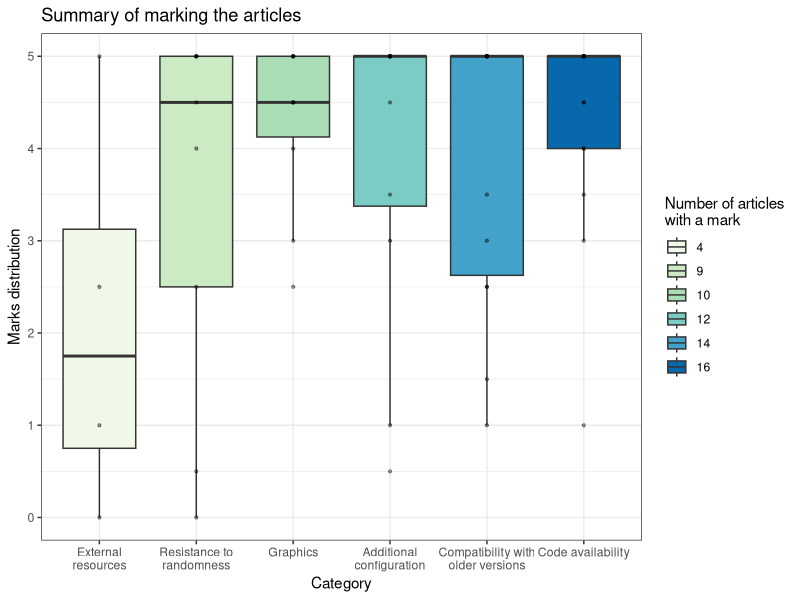

This figure's R source:
library(ggplot2)
library(dplyr)
library(reshape2)

bincor <- c(NA, 5, 4, NA, NA, 5)
grpstring <- c(NA, 5, 4.5, 5, 4, 5)
mmpf <- c(NA, 5, NA, 5, 0, 1)
realvams <- c(NA, 2.5, 5, 5, 5, 5)
shadow <- c(5, 2.5, 2.5, 5, 4.5, 5)
coutryshapes <- c(0, NA, NA, NA, NA, 4.5)
tmvtnorm <- c(NA, 5, NA, NA, 2.5, 3)
mcmc <- c(NA, 1, NA, 0.5, NA, 4)
drawingdiagrams <- c(NA, 5, 3, 3, NA, 5)
geospatial <- c(1, 5, 4.5, 4.5, NA, 5)
rainbow <- c(NA, 3, 5, 5, NA, 5)
stplanr <- c(NA, NA, NA, 1, NA, 5)
rssampling <- c(NA, 5, NA, NA, 0.5, 5)
fixedpoint <- c(NA, 5, 5, 5, 5, 3.5)
nowcasting <- c(NA, 3.5, 4.5, 5, 5, 4)
rasterimages <- c(2.5, 1.5, 5, 3.5, 5, 4.5)
marks <- data.frame(t(data.frame(bincor, grpstring, mmpf, realvams, shadow, coutryshapes, tmvtnorm,
                    mcmc, drawingdiagrams, geospatial, rainbow, stplanr, rssampling,
                    fixedpoint, nowcasting, rasterimages)))
colnames(marks) <- c("ext_resources", "compatibility", "graphics", "add_config", "randomness", "availability")



marks %>%
  melt(id.vars = NULL) %>%
  group_by(variable) %>%
  mutate(n_checked = sum(!is.na(value))) %>%
  ggplot()+
  geom_boxplot(aes(x = variable, y = value, fill = cut(n_checked, c(3, 8, 9.5, 11, 13, 15, 17), labels = c(4, 9, 10, 12, 14, 16))),
               outlier.shape=NA)+
  geom_point(aes(x = variable, y = value), alpha = 0.4, size = 0.8)+
  theme_bw() +
  scale_fill_manual( values = c('#f0f9e8','#ccebc5','#a8ddb5','#7bccc4','#43a2ca','#0868ac'))+
  labs(fill = "Number of articles\nwith a mark",
       y = 'Marks distribution',
       title = 'Summary of marking the articles') +
  scale_x_discrete(name = 'Category',
                   limits = c('ext_resources', 'randomness', 'graphics', 'add_config', 'compatibility', 'availability'),
                   labels = c("External\nresources", "Resistance to\nrandomness", "Graphics", "Additional\nconfiguration",
                              "Compatibility with\nolder versions", "Code availability"))
  
  

                    